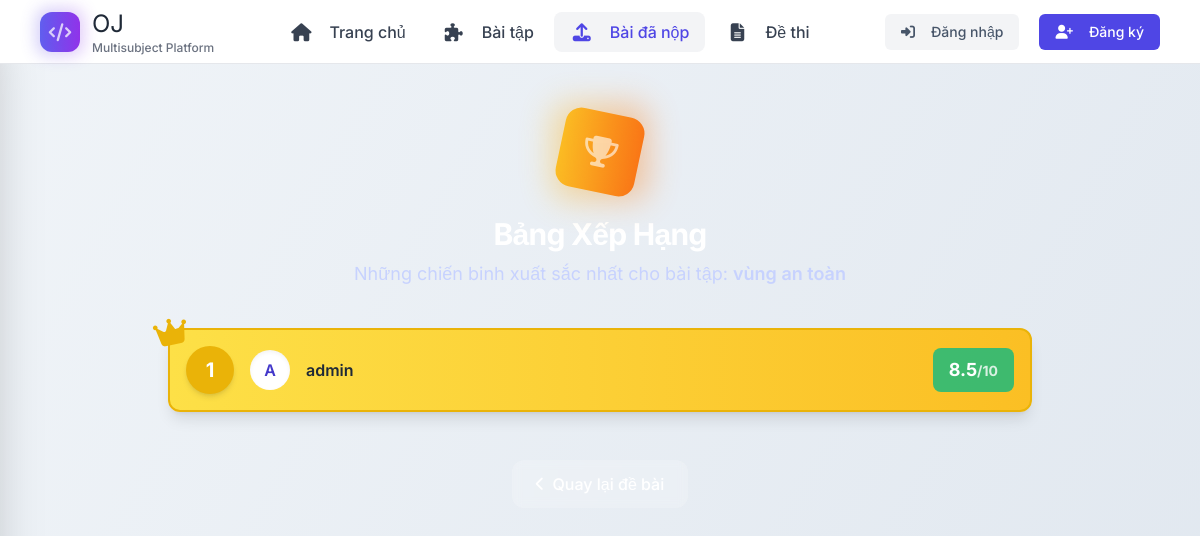
/submissions/ranking/10/, run on the app's committed database.
### problems/models.py (models this page shows, shortened)
class Problem(models.Model):
    title = models.CharField(max_length=200)
    description = models.TextField()
    subject = models.CharField(max_length=10, choices=SUBJECT_CHOICES)
    question_type = models.CharField(max_length=10, choices=QUESTION_TYPE, default='WRIT')
    difficulty = models.CharField(max_length=10, choices=DIFFICULTY_LEVELS)
    author = models.ForeignKey(User, on_delete=models.CASCADE, null=True)
    grading_criteria = models.TextField(null=True, blank=True, help_text="Tiêu chí chấm bài (dành cho AI)")
    created_at = models.DateTimeField(default=timezone.now)
    is_hidden = models.BooleanField(default=False)
    choice_a = models.CharField(max_length=255, null=True, blank=True)
    choice_b = models.CharField(max_length=255, null=True, blank=True)
    choice_c = models.CharField(max_length=255, null=True, blank=True)
    choice_d = models.CharField(max_length=255, null=True, blank=True)
    correct_answer = models.CharField(
        max_length=1,
        choices=[('A', 'A'), ('B', 'B'), ('C', 'C'), ('D', 'D')],
        null=True, blank=True,
        help_text="Chỉ áp dụng cho câu hỏi trắc nghiệm"
    )

### users/models.py (models this page shows)
class CustomUser(AbstractUser):
    is_teacher = models.BooleanField(default=False)

### submissions/views.py (the view)
# urls.py: path('ranking/<int:problem_id>/', problem_ranking, name='problem_ranking'),
def problem_ranking(request, problem_id):
    problem = get_object_or_404(Problem, id=problem_id)
    top_scores = (
        Submission.objects
        .filter(problem=problem, score__isnull=False)
        .values('user__username')
        .annotate(best_score=Max('score'))
        .order_by('-best_score')
    )
    return render(request, 'submissions/ranking.html', {
        'problem': problem,
        'top_scores': top_scores
    })

### templates/submissions/ranking.html (shortened to what this page needs)
{% extends 'base.html' %}
{% block content %}
<div class="max-w-4xl mx-auto px-4 py-8">
  <header class="relative mb-10 text-center">
    <div class="relative inline-block">
      <div class="w-20 h-20 bg-gradient-to-r from-amber-400 to-orange-500 rounded-2xl flex items-center justify-center text-white text-3xl transform rotate-12 transition-transform hover:rotate-0 hover:scale-110">
        <i class="fas fa-trophy"></i>
      </div>
      <div class="absolute -inset-2 bg-gradient-to-r from-amber-400 to-orange-500 rounded-2xl blur-lg opacity-40"></div>
    </div>
    <h1 class="mt-6 text-3xl font-bold text-white tracking-tight">Bảng Xếp Hạng</h1>
    <p class="mt-2 text-lg text-indigo-200">
      Những chiến binh xuất sắc nhất cho bài tập: <strong class="font-semibold">{{ problem.title }}</strong>
    </p>
  </header>
  {% if top_scores %}
    <div class="space-y-3">
      {% for row in top_scores %}
        {% with forloop.counter as rank %}
        <div
          class="
            ranking-item relative flex items-center p-4 rounded-xl shadow-lg
            transition-all duration-300 hover:shadow-2xl hover:scale-[1.02]
            {% if rank == 1 %} bg-gradient-to-r from-yellow-300 to-amber-400 border-2 border-yellow-500
            {% elif rank == 2 %} bg-gradient-to-r from-slate-200 to-gray-300 border-2 border-slate-400
            {% elif rank == 3 %} bg-gradient-to-r from-orange-300 to-amber-500 border-2 border-orange-500
            {% else %} bg-white/90 backdrop-blur-sm border border-gray-200 {% endif %}
            slide-in-item
          "
          style="--delay-index: {{ forloop.counter0 }};"
        >
          <div class="flex-shrink-0 w-12 h-12 flex items-center justify-center font-bold text-xl rounded-full mr-4
            {% if rank == 1 %} bg-yellow-500 text-white shadow-md
            {% elif rank == 2 %} bg-slate-400 text-white shadow-md
            {% elif rank == 3 %} bg-orange-500 text-white shadow-md
            {% else %} bg-indigo-100 text-indigo-600 {% endif %}
          ">
            {{ rank }}
          </div>
          <div class="flex-grow flex items-center">
            <div class="w-10 h-10 bg-white rounded-full flex items-center justify-center font-semibold text-indigo-700 mr-4 uppercase shadow-inner">
                {{ row.user__username|first }}
            </div>
            <span class="font-semibold text-gray-800">{{ row.user__username }}</span>
          </div>
          <div class="flex-shrink-0 ml-4">
             <div class="px-4 py-2 rounded-lg text-center font-bold
                {% if row.best_score >= 8 %} bg-emerald-500/80 text-white
                {% elif row.best_score >= 5 %} bg-amber-500/80 text-white
                {% else %} bg-red-500/80 text-white {% endif %}
             ">
                <span class="text-lg">{{ row.best_score }}</span><span class="text-sm opacity-80">/10</span>
             </div>
          </div>
          {% if rank == 1 %}
          <div class="absolute -top-4 -left-4 text-3xl text-yellow-500 transform -rotate-12">
            <i class="fas fa-crown"></i>
          </div>
          {% endif %}
        </div>
        {% endwith %}
      {% endfor %}
    </div>
  {% endif %}
  <div class="mt-12 text-center">
      <a href="{% url 'problem_detail' problem.id %}" class="inline-flex items-center px-6 py-3 bg-white/20 text-white rounded-xl hover:bg-white/30 backdrop-blur-sm transition-colors duration-300 font-medium">
          <i class="fas fa-chevron-left mr-2 text-sm"></i>
      </a>
  </div>
</div>
{% endblock %}

### static/style.css (style rules this page uses)
:root { --primary-color: #4F46E5; --primary-hover: #4338CA; --secondary-color: #475569; --danger-color: #DC2626; --success-color: #059669; --light-color: #F3F4F6; --dark-color: #1F2937; --border-color: #E5E7EB; --bg-color: #FFFFFF; }
*, *::before, *::after { margin: 0; padding: 0; box-sizing: border-box; }
html { font-size: 16px; }
body { font-family: 'Inter', sans-serif; line-height: 1.5; color: var(--dark-color); background: linear-gradient(120deg, #f0f4f8 0%, #e0e7ef 100%); min-height: 100vh; }
h1, h2, h3, h4 { color: var(--dark-color); font-weight: 700; line-height: 1.2; margin-bottom: 1rem; }
h1 { font-size: 2rem; }

### templates/submissions/ranking.html (style rules this page uses)
.slide-in-item { animation: slideInUp 0.5s ease-out forwards; animation-delay: calc(var(--delay-index) * 100ms); opacity: 0; }

### data on the page
Problem: title "vùng an toàn"
CustomUser: rank "1", user__username|first "A", user__username "admin", best_score "8.5"
